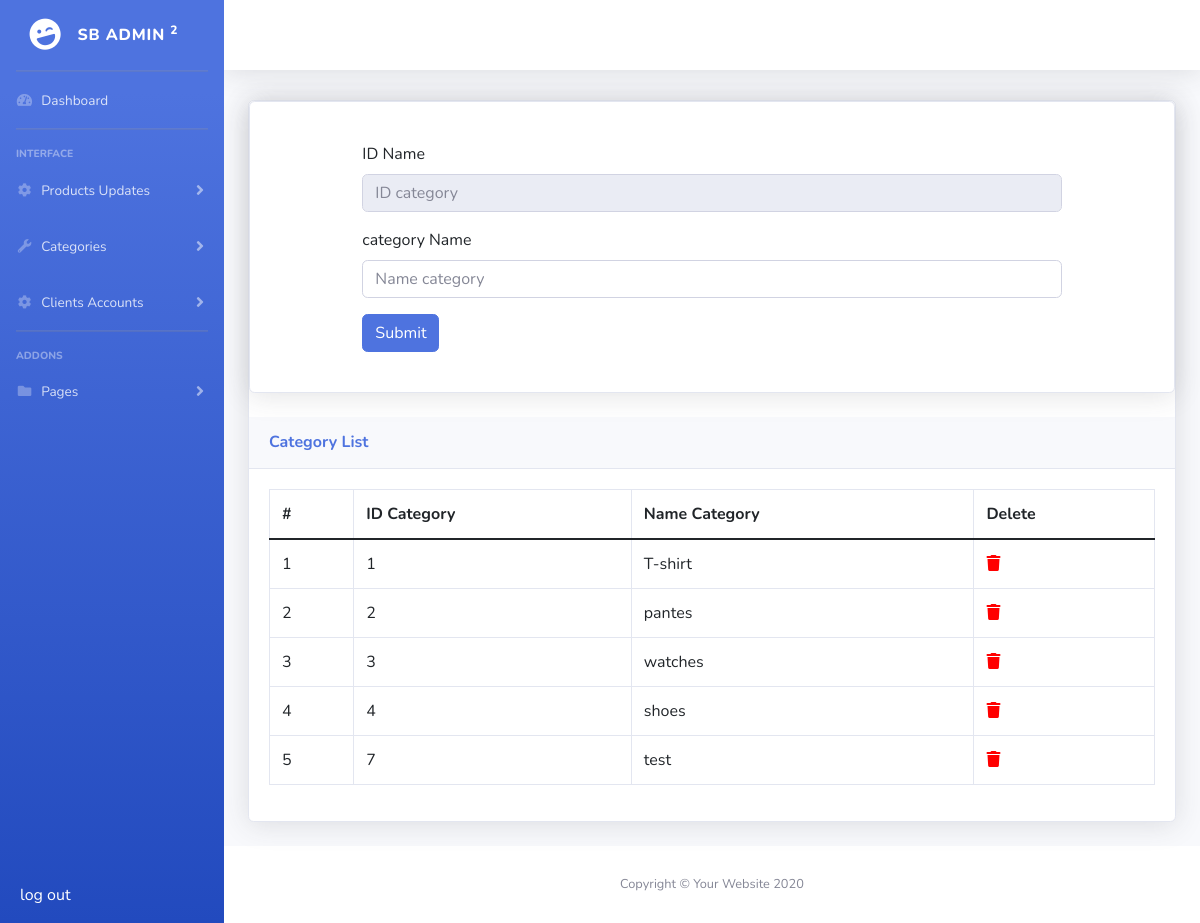
The app's page /admin/view_categorie.php with its own data.
### tables this page shows
CREATE TABLE `category` (
  `Id_category` int(11) NOT NULL,
  `Nom_category` varchar(400) NOT NULL
);

### admin/view_categorie.php (the view, shortened to what this page needs)
<?php require "../config.php";
?>
<!DOCTYPE html>
<html lang="en">
<head>
    <link rel="stylesheet" href="https://cdn.jsdelivr.net/npm/bootstrap@5.0.0-beta1/dist/css/bootstrap.min.css">
    <link rel="stylesheet" href="https://cdn.jsdelivr.net/npm/bootstrap@5.0.0-beta1/dist/js/bootstrap.bundle.min.js">
    <link rel="stylesheet" href="https://cdnjs.cloudflare.com/ajax/libs/font-awesome/6.2.1/css/all.min.css">
    <link href="vendor/fontawesome-free/css/all.min.css" rel="stylesheet" type="text/css">
    <link href="css/sb-admin-2.min.css" rel="stylesheet">
    <link href="vendor/datatables/dataTables.bootstrap4.min.css" rel="stylesheet">
</head>
<body id="page-top">
    <div id="wrapper">
        <?php include "sidebar.php"; ?>
        <div id="content-wrapper" class="d-flex flex-column">
            <div id="content">
                <nav class="navbar navbar-expand navbar-light bg-white topbar mb-4 static-top shadow">
                </nav>
                <div class="container-fluid">
                    <div class="card shadow mb-4" style="margin-top: 30px;">
                        <div class="card shadow mb-4">
                            <div class="container" style="padding: 40px;">
                                <div class="row justify-content-center">
                                    <div class="col-xl-10 col-lg-12 col-md-9">
                                        <form action="" method="post" enctype="multipart/form-data">
                                            <div class="mb-3">
                                                <label for="exampleInputEmail1" class="form-label">ID Name</label>
                                                <input type="text" readonly name="ID_category" placeholder="ID category" class="form-control" />
                                            </div>
                                            <div class="mb-3">
                                                <label for="exampleInputEmail1" class="form-label">category Name</label>
                                                <input type="text" name="Name_category" placeholder="Name category" class="form-control" />
                                            </div>
                                            <button type="submit" name="Add_Category" class="btn btn-primary">Submit</button>
                                        </form>
                                    </div>
                                </div>
                            </div>
                        </div>
                        <div class="card-header py-3">
                            <h6 class="m-0 font-weight-bold text-primary">Category List </h6>
                        </div>
                        <div class="card-body">
                            <div class="table-responsive">
                                <?php
                                $query = "SELECT * FROM `category`";
                                $execute = mysqli_query($con, $query);
                                $check_C = mysqli_num_rows($execute);
                                ?>
                                <table class="table table-bordered" id="dataTable" width="100%" cellspacing="0">
                                    <thead>
                                        <tr>
                                            <th>#</th>
                                            <th>ID Category</th>
                                            <th>Name Category</th>
                                            <th>Delete</th>
                                        </tr>
                                    </thead>
                                    <tbody>
                                        <?php
                                        $N = 1;
                                        if ($check_C > 0) {
                                            while ($row = mysqli_fetch_assoc($execute)) {
                                        ?>
                                                <tr>
                                                    <td><?php echo $N++; ?></td>
                                                    <td><?php echo $row["Id_category"]; ?></td>
                                                    <td><?php echo $row["Nom_category"]; ?></td>
                                                    <td><a style="text-align: center;color:red;" href="delete_cat.php?delete_cat=<?php echo $row["Id_category"]; ?>"><i class="fa-solid fa-trash"></i></a></td>
                                                </tr>
                                        <?php
                                            }
                                        }
                                        ?>
                                    </tbody>
                                </table>
                            </div>
                        </div>
                    </div>
                </div>
            </div>
            <footer class="sticky-footer bg-white">
                <div class="container my-auto">
                    <div class="copyright text-center my-auto">
                        <span>Copyright &copy; Your Website 2020</span>
                    </div>
                </div>
            </footer>
        </div>
    </div>
</body>
</html>

### records on screen
category: Id_category "1", Nom_category "T-shirt"
category: Id_category "2", Nom_category "pantes"
category: Id_category "3", Nom_category "watches"
category: Id_category "4", Nom_category "shoes"
category: Id_category "7", Nom_category "test"
